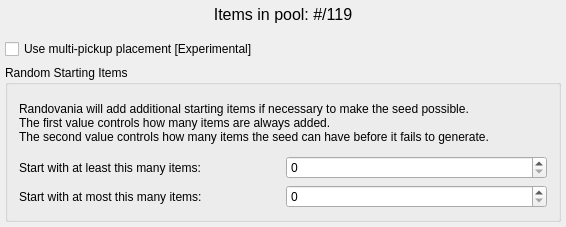
<?xml version="1.0" encoding="UTF-8"?>
<ui version="4.0">
 <class>PresetItemPool</class>
 <widget class="QMainWindow" name="PresetItemPool">
  <property name="geometry">
   <rect>
    <x>0</x>
    <y>0</y>
    <width>566</width>
    <height>227</height>
   </rect>
  </property>
  <property name="maximumSize">
   <size>
    <width>16777215</width>
    <height>16777215</height>
   </size>
  </property>
  <property name="windowTitle">
   <string>Item Pool</string>
  </property>
  <widget class="QWidget" name="centralWidget">
   <property name="maximumSize">
    <size>
     <width>16777215</width>
     <height>16777215</height>
    </size>
   </property>
   <layout class="QVBoxLayout" name="verticalLayout">
    <property name="leftMargin">
     <number>5</number>
    </property>
    <property name="topMargin">
     <number>5</number>
    </property>
    <property name="rightMargin">
     <number>5</number>
    </property>
    <property name="bottomMargin">
     <number>5</number>
    </property>
    <item>
     <widget class="QLabel" name="item_pool_count_label">
      <property name="sizePolicy">
       <sizepolicy hsizetype="Preferred" vsizetype="Fixed">
        <horstretch>0</horstretch>
        <verstretch>0</verstretch>
       </sizepolicy>
      </property>
      <property name="font">
       <font>
        <pointsize>12</pointsize>
       </font>
      </property>
      <property name="toolTip">
       <string>If there are fewer than 119 items, the rest of the item locations will contain Energy Transfer Modules.</string>
      </property>
      <property name="text">
       <string>Items in pool: #/119</string>
      </property>
      <property name="alignment">
       <set>Qt::AlignCenter</set>
      </property>
     </widget>
    </item>
    <item>
     <spacer name="verticalSpacer">
      <property name="orientation">
       <enum>Qt::Vertical</enum>
      </property>
      <property name="sizeType">
       <enum>QSizePolicy::Minimum</enum>
      </property>
      <property name="sizeHint" stdset="0">
       <size>
        <width>20</width>
        <height>3</height>
       </size>
      </property>
     </spacer>
    </item>
    <item>
     <widget class="QScrollArea" name="scroll_area">
      <property name="frameShape">
       <enum>QFrame::NoFrame</enum>
      </property>
      <property name="frameShadow">
       <enum>QFrame::Plain</enum>
      </property>
      <property name="lineWidth">
       <number>0</number>
      </property>
      <property name="horizontalScrollBarPolicy">
       <enum>Qt::ScrollBarAlwaysOff</enum>
      </property>
      <property name="widgetResizable">
       <bool>true</bool>
      </property>
      <property name="alignment">
       <set>Qt::AlignLeading|Qt::AlignLeft|Qt::AlignTop</set>
      </property>
      <widget class="QWidget" name="scroll_area_contents">
       <property name="geometry">
        <rect>
         <x>0</x>
         <y>0</y>
         <width>556</width>
         <height>183</height>
        </rect>
       </property>
       <layout class="QVBoxLayout" name="item_pool_layout">
        <property name="leftMargin">
         <number>0</number>
        </property>
        <property name="topMargin">
         <number>6</number>
        </property>
        <property name="rightMargin">
         <number>0</number>
        </property>
        <property name="bottomMargin">
         <number>0</number>
        </property>
        <item>
         <widget class="QCheckBox" name="multi_pickup_placement_check">
          <property name="toolTip">
           <string>&lt;html&gt;&lt;head/&gt;&lt;body&gt;&lt;p&gt;Use the new version of the pickup placement logic, which is able to place multiple pickups at once to solve a requirement, like both Seeker Launcher and Dark Visor. Not tested yet.&lt;/p&gt;&lt;/body&gt;&lt;/html&gt;</string>
          </property>
          <property name="text">
           <string>Use multi-pickup placement [Experimental]</string>
          </property>
         </widget>
        </item>
        <item>
         <widget class="QGroupBox" name="random_starting_box">
          <property name="sizePolicy">
           <sizepolicy hsizetype="Preferred" vsizetype="Preferred">
            <horstretch>0</horstretch>
            <verstretch>0</verstretch>
           </sizepolicy>
          </property>
          <property name="title">
           <string>Random Starting Items</string>
          </property>
          <layout class="QGridLayout" name="gridLayout_2">
           <item row="1" column="1">
            <widget class="ScrollProtectedSpinBox" name="minimum_starting_spinbox">
             <property name="maximum">
              <number>30</number>
             </property>
            </widget>
           </item>
           <item row="1" column="0">
            <widget class="QLabel" name="minimum_starting_label">
             <property name="text">
              <string>Start with at least this many items:</string>
             </property>
             <property name="alignment">
              <set>Qt::AlignLeading|Qt::AlignLeft|Qt::AlignVCenter</set>
             </property>
            </widget>
           </item>
           <item row="0" column="0" colspan="2">
            <widget class="QLabel" name="random_starting_label">
             <property name="frameShape">
              <enum>QFrame::NoFrame</enum>
             </property>
             <property name="frameShadow">
              <enum>QFrame::Plain</enum>
             </property>
             <property name="text">
              <string>&lt;html&gt;&lt;head/&gt;&lt;body&gt;&lt;p&gt;Randovania will add additional starting items if necessary to make the seed possible.&lt;br/&gt;The first value controls how many items are always added.&lt;br/&gt;The second value controls how many items the seed can have before it fails to generate.&lt;/p&gt;&lt;/body&gt;&lt;/html&gt;</string>
             </property>
             <property name="wordWrap">
              <bool>true</bool>
             </property>
            </widget>
           </item>
           <item row="2" column="1">
            <widget class="ScrollProtectedSpinBox" name="maximum_starting_spinbox">
             <property name="maximum">
              <number>30</number>
             </property>
            </widget>
           </item>
           <item row="2" column="0">
            <widget class="QLabel" name="maximum_starting_label">
             <property name="text">
              <string>Start with at most this many items:</string>
             </property>
            </widget>
           </item>
          </layout>
         </widget>
        </item>
       </layout>
      </widget>
     </widget>
    </item>
   </layout>
  </widget>
 </widget>
 <layoutdefault spacing="6" margin="11"/>
 <customwidgets>
  <customwidget>
   <class>ScrollProtectedSpinBox</class>
   <extends>QSpinBox</extends>
   <header>randovania/gui/lib/scroll_protected.h</header>
  </customwidget>
 </customwidgets>
 <resources/>
 <connections/>
</ui>
